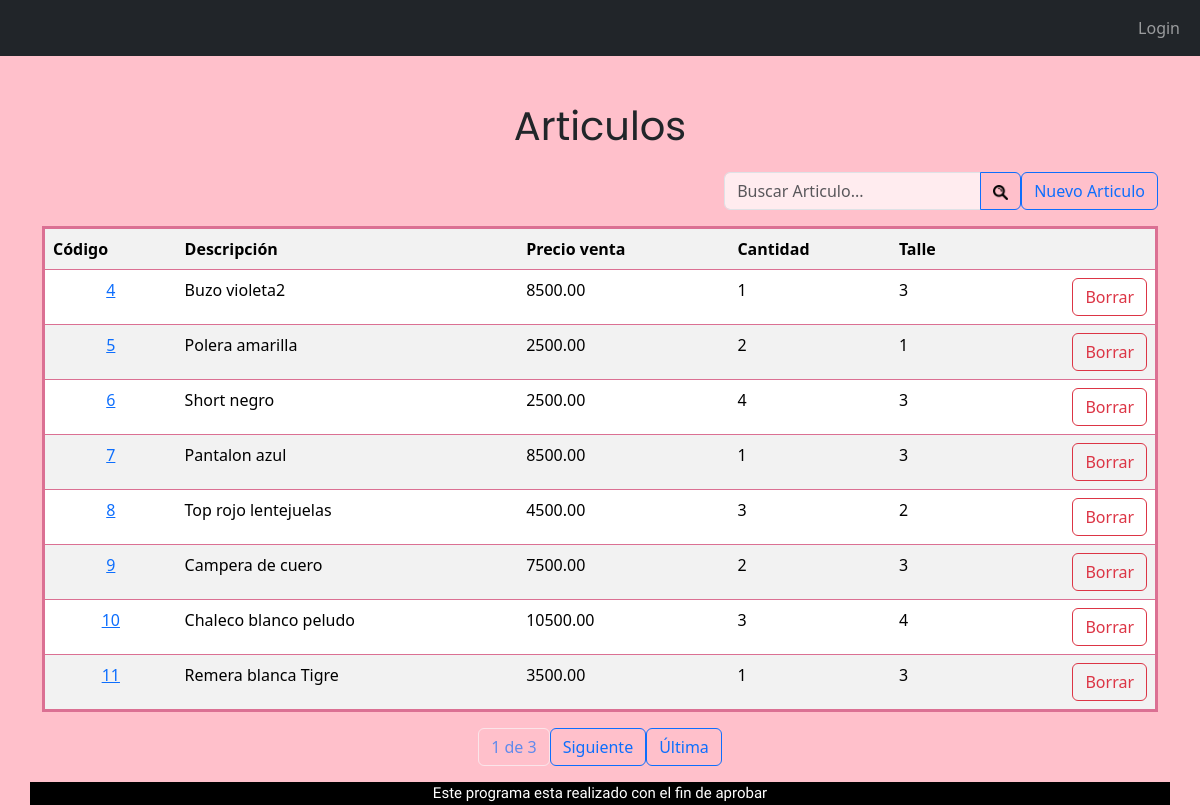
Before: /tabla/ with the older database file.
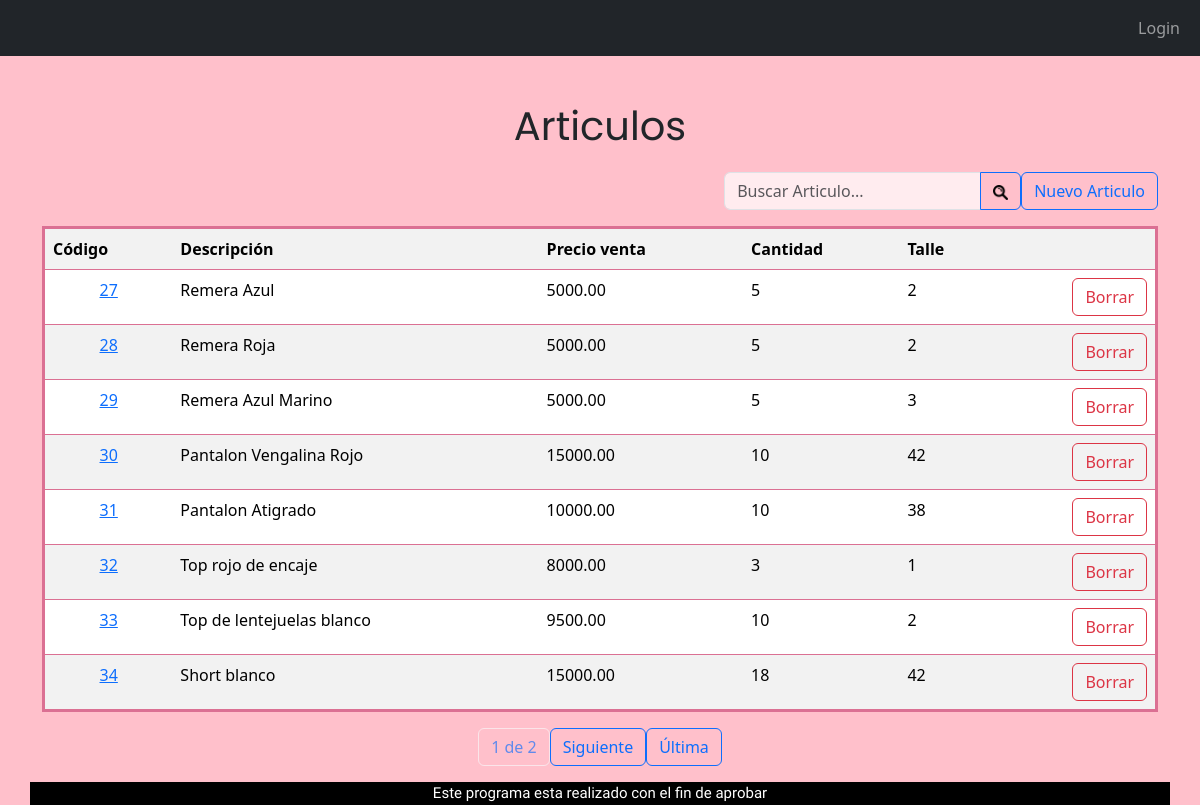
After: the same page with the newer database file.
### appRieVictoria/models.py (models this page shows, shortened)
class Articulos (models.Model):
    descripcion = models.CharField( max_length= 100,help_text= 'Descripcion del articulo')
    venta= models.DecimalField(max_digits=10, decimal_places=2)
    cantidad = models.BigIntegerField(help_text='Cantidad de articulos')
    talle = models.CharField(max_length=3)
    ventas = models.ManyToManyField("Ventas" ,related_name='articulos_vendidos', through="ventaProd")
    tipoPrenda =models.ForeignKey("tipoPrenda", on_delete=models.CASCADE, default=1)

### appRieVictoria/views.py (the view)
# urls.py: path('tabla/', views.tabla.as_view(), name='tabla'),
class tabla(ListView):
    model = Articulos
    template_name = 'tabla.html'
    context_object_name = 'Articulos'
    paginate_by = 8
    def get_queryset(self):
        query = self.request.GET.get('q', '')
        articulos = Articulos.objects.filter(descripcion__icontains=query)
        return articulos
    def get_context_data(self, **kwargs):
        context = super().get_context_data(**kwargs)
        query = self.request.GET.get('q', '')
        context['query'] = query
        return context

### proyectoRieVictoria/templates/tabla.html (shortened to what this page needs)
{% extends "base.html" %}
{% block content %}
<div class="nombreTablas">
    <p >Articulos</p>
</div>
<div class="row">
    <div class="col d-flex justify-content-end mb-3">
        <form method="GET">
            <div class="input-group">
                <input type="text" class="form-control inputApagado " name="q" value="{{ query }}" placeholder="Buscar Articulo...">
                <button class="btn btn-outline-primary"
                 type="submit"><img src="/static/img/search.png"  alt="Lupa de búsqueda" width="15" height="15" ></button>
            </div>
        </form>
    <a class="btn btn-outline-primary" href="/articulo/ArticulosNuevo{{ p.id}}">Nuevo Articulo</a></td>
    </div>
</div>
        <table style="border-style: solid; border-color: palevioletred;" class="table table-striped">
            <tr>
                <th>Código</th>
                <th >Descripción</th>
                <th >Precio venta</th>
                <th >Cantidad</th>
                <th >Talle</th>
                <th></th>
            </tr>
            {% for p in Articulos %}
                <tr>
                    <td class="centrado"><a href="/articulos/ArticulosModif/{{ p.id }}/">{{ p.id }}</a></td>
                    <td>{{p.descripcion}}</td>
                    <td>{{p.venta}}</td>
                    <td>{{p.cantidad}}</td>
                    <td>{{p.talle}}</td>
                    <td>
                        <div class="d-flex justify-content-end ">
                            <a class="btn btn-outline-danger" href="/articulos/ArticulosBorrar/{{ p.id}}">Borrar</a>
                        </div>
                    </td>
                </tr>
                {% endfor %}
        </table>
        <div class="pagination justify-content-center">
            <span class="current-page btn btn-outline-light disabled text-primary mb-3">
                {{ page_obj.number }} de {{ page_obj.paginator.num_pages }}
            </span>
            {% if page_obj.has_next %}
                <a class="btn btn-outline-primary mb-3" href="?page={{ page_obj.next_page_number }}">
                    Siguiente
                </a>
                <a class="btn btn-outline-primary mb-3" href="?page={{ page_obj.paginator.num_pages }}">
                    Última
                </a>
            {% endif %}
        </div>
{% endblock %}

Changed rows visible on the page:
removed Articulos: id "4", descripcion "Buzo violeta2", venta "8500.00", cantidad "1", talle "3"
removed Articulos: id "5", descripcion "Polera amarilla", venta "2500.00", cantidad "2", talle "1"
removed Articulos: id "6", descripcion "Short negro", venta "2500.00", cantidad "4", talle "3"
removed Articulos: id "7", descripcion "Pantalon azul", venta "8500.00", cantidad "1", talle "3"
removed Articulos: id "8", descripcion "Top rojo lentejuelas", venta "4500.00", cantidad "3", talle "2"
removed Articulos: id "9", descripcion "Campera de cuero", venta "7500.00", cantidad "2", talle "3"
removed Articulos: id "10", descripcion "Chaleco blanco peludo", venta "10500.00", cantidad "3", talle "4"
removed Articulos: id "11", descripcion "Remera blanca Tigre", venta "3500.00", cantidad "1", talle "3"
added Articulos: id "27", descripcion "Remera Azul", venta "5000.00", cantidad "5", talle "2"
added Articulos: id "28", descripcion "Remera Roja", venta "5000.00", cantidad "5", talle "2"
added Articulos: id "29", descripcion "Remera Azul Marino", venta "5000.00", cantidad "5", talle "3"
added Articulos: id "30", descripcion "Pantalon Vengalina Rojo", venta "15000.00", cantidad "10", talle "42"
added Articulos: id "31", descripcion "Pantalon Atigrado", venta "10000.00", cantidad "10", talle "38"
added Articulos: id "32", descripcion "Top rojo de encaje", venta "8000.00", cantidad "3", talle "1"
added Articulos: id "33", descripcion "Top de lentejuelas blanco", venta "9500.00", cantidad "10", talle "2"
added Articulos: id "34", descripcion "Short blanco", venta "15000.00", cantidad "18", talle "42"
Other visible differences:
{{ page_obj.paginator.num_pages }}: "3" → "2"
